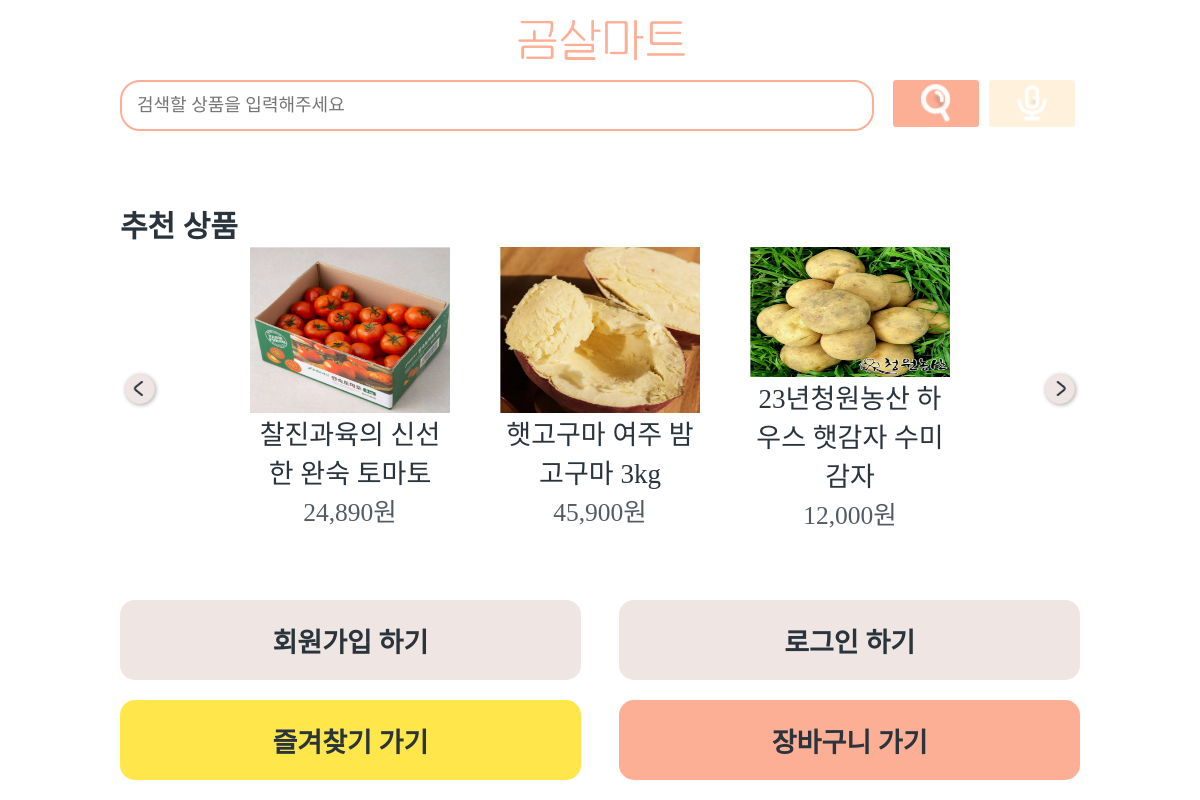
The app's page /, older data.
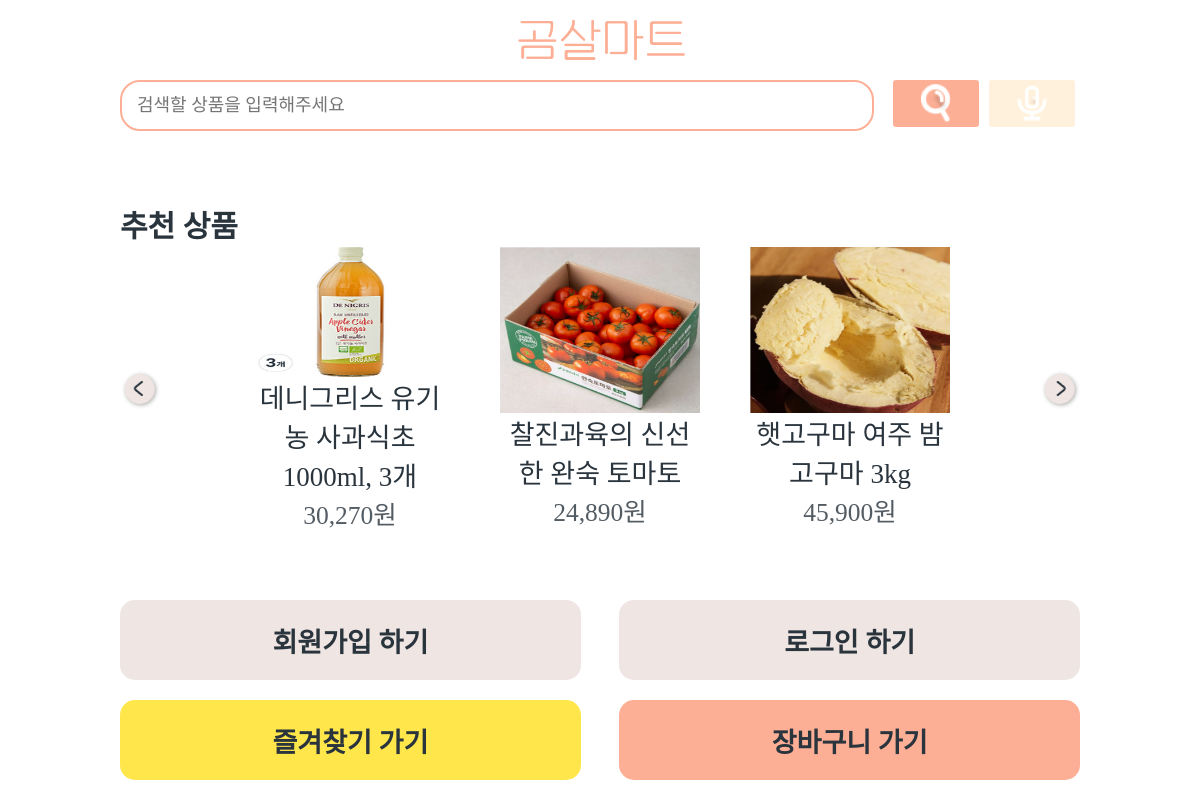
The same page, newer data.
### shop/models.py (models this page shows, shortened)
class Product(models.Model):
    name = models.CharField(max_length=50, db_index=True) # 상품 이름
    slug = models.SlugField(max_length=50, db_index=True, allow_unicode=True) # 슬러그
    image = models.ImageField(upload_to='products/%Y/%m/%d', blank=True, default='default.png') # 상품 이미지
    description = models.TextField(blank=True) # 상품 설명
    meta_description = models.TextField(blank=True)
    delivery_date = models.IntegerField() # 배송일
    price = models.IntegerField() # 상품 가격
    stock = models.PositiveIntegerField() # 상품 재고
    available_display = models.BooleanField('Display', default=True) # 상품 전시
    available_order = models.BooleanField('Order', default=True) # 상품 주문
    created_at = models.DateTimeField(auto_now_add=True)
    updated_at = models.DateTimeField(auto_now=True)
    class Meta:
        ordering = ['-created_at']
        index_together = [['id', 'slug']]
    def get_absolute_url(self):
        return reverse('shop:detail', args=[self.id, self.slug])

### shop/views.py (the view)
# urls.py: path('', main, name='main'),
def main(request):
    products = Product.objects.filter(available_display=True)
    return render(request, 'shop/main.html', {'products':products})

### shop/templates/shop/main.html (shortened to what this page needs)
<!DOCTYPE html>
{% load static %}
{% load humanize %}
<html lang="en">
<head>
    <link rel="stylesheet" href="{% static 'css/mainStyle.css' %}" type="text/css">
    <link href="{% static 'css/schStyle.css' %}" rel="stylesheet" type="text/css">
    <link href="{% static 'css/speechToTextStyle.css' %}" rel="stylesheet" type="text/css">
</head>
<body>
{% block content %}
    <div id="wrap">
        <header>
            <a href="#">
                <img src="{% static 'image/logo.png' %}" alt="logo">
            </a>
        </header>
        <main>
            <div class="search">
                <form method="get" action="{% url 'search:searchResult' %}">
                    <input class="searchBar" type="text" placeholder="검색할 상품을 입력해주세요" name="q">
                    <div class="btn">
                        <button type="submit">
                            <img src="{% static 'image/searchSubmit.png' %}">
                        </button>
                        <button type="button" class="sttTrigger">
                            <img src="{% static 'image/mic.png' %}" alt="mic">
                        </button>
                    </div>
                </form>
            </div>
            <div class="recommand">
                <span>추천 상품</span>
                <div class="product">
                    <div class="nextBtn">
                        <div class="left"><img src="{% static 'image/left.png' %}"></div>
                        <div class="right"><img src="{% static 'image/right.png' %}"></div>
                    </div>
                    <div class="slide">
                        <ul class="list">
                            {% for product in products %}
                            <li>
                                <a href="{{product.get_absolute_url}}">
                                    <img src="{{product.image.url}}">
                                    <span class="name">{{product.name}}</span>
                                    <span class="price">{{product.price|intcomma}}원</span>
                                </a>
                            </li>
                            {% endfor %}
                        </ul>
                    </div>
                </div>
            </div>
        </main>
        <footer>
            <div class="topMenu">
                {% if user.is_authenticated %}
                <a href="{% url 'shipping:shipping' %}"><button>배송 조회하기</button></a>
                <a href="{% url 'accounts:userinfo' pk=user.pk %}"><button>내 정보 확인하기</button></a>
                {% else %}
                <a href="{% url 'accounts:signup' %}"><button>회원가입 하기</button></a>
                <a href="{% url 'accounts:login' %}"><button>로그인 하기</button></a>
                {% endif %}
            </div>
            <div class="botMenu">
                <a href="{% url 'favorites:favorite_products' %}"><button>즐겨찾기 가기</button></a>
                <a href="{% url 'cart:cart' %}"><button>장바구니 가기</button></a>
            </div>
        </footer>
    </div>
{% endblock %}
</body>
</html>

### static/css/mainStyle.css (style rules this page uses)
* { margin: 0; padding: 0; font-family: 'HakgyoansimWoojuR'; font-size: 30px; color: #2A343D; }
a { color: #2A343D; text-decoration: none; }
li { list-style: none; }
html, body { width: 100%; height: 100%; min-height: 630px; }
#wrap { margin: 0 10% 0 10%; width: 80%; height: 100%; }
header { width: 100%; height: 10%; display: flex; flex-direction: row; justify-content: center; }
header a { width: 80%; height: 100%; display: flex; flex-direction: row; justify-content: center; }
header img { height: 100%; }
main { width: 100%; height: 65%; }
.search { width: 100%; height: 20%; position: relative; display: flex; flex-direction: column; justify-content: space-between; }
.search form { width: 100%; height: 50%; display: flex; flex-direction: row; justify-content: space-between; }
.search form input { width: 75%; height: 90%; padding: 0 15px; border: 2px solid #FDAF96; border-radius: 20px; font-size: 0.6em; }
.search form .btn { width: 20%; height: 90%; display: flex; flex-direction: row; justify-content: space-around; }
.btn button { background-color: #FDAF96; border: none; border-radius: 3px; width: 45%; height: 100%; position: relative; cursor: pointer; }
.btn button:nth-of-type(2) { background-color: #FFF1DB; }
.btn button img { width: 70%; max-width: 30px; object-fit: cover; position: absolute; top: 50%; left: 50%; transform: translate(-50%, -50%); }
.recommand { width: 100%; height: 80%; max-height: 351px; position: relative; }
.recommand>span { width: 30%; height: 10%; display: block; position: absolute; top: 5%; font-size: 1em; font-weight: bold; }
.recommand .product { width: 100%; height: 80%; position: relative; top: 18%; display: flex; flex-direction: row; justify-content: center; }
.product .nextBtn { width: 99%; min-width: 297px; height: 10%; position: absolute; top: 50%; left: 50%; transform: translate(-50%, -50%); display: flex; flex-direction: row; justify-content: space-between; z-index: 1; }
.product .nextBtn div { width: 8%; height: 100%; cursor: pointer; }
.product .nextBtn img { width: 100%; max-width: 30px; object-fit: cover; filter: drop-shadow(1px 1px 2px #aaa); }
.nextBtn .right { text-align: right; height: 100%; }
.product .slide { width: 952px; position: relative; overflow: hidden; }
.product .list { position: absolute; left: 0; height: 100%; display: flex; flex-direction: row; justify-content: space-evenly; }
.animate { transition: 0.5s; }
.list li { float: left; margin-right: 50px; width: 200px; height: 100%; transition: 0.4s; }
.list li a { width: 100%; height: 100%; display: flex; flex-direction: column; justify-content: space-evenly; }
.list li img { width: 100%; height: 70%; max-height: 172px; min-height: 130px; }
.list li span { display: block; text-align: center; }
.list li .name { font-size: 0.9em; }
.list li .price { font-size: 0.85em; opacity: 0.8; }
footer { width: 100%; height: 25%; }
footer>div { width: 100%; height: 50%; display: flex; flex-direction: row; justify-content: space-between; }
footer>div a { width: 48%; height: 80%; }
footer>div button { width: 100%; height: 100%; border: none; border-radius: 15px; font-size: 0.9em; font-weight: 600; text-align: center; display: flex; justify-content: center; align-items: center; background-color: #efe5e2; cursor: pointer; }
footer .botMenu button { background-color: #ffe74b; }
footer .botMenu a:nth-of-type(2) button { background-color: #FDAF96; }
@media screen and (max-width : 1285px) and (min-width : 965px) { .product .slide { width: 700px; position: relative; overflow: hidden; } }

### static/css/schStyle.css (style rules this page uses)
* { margin: 0; padding: 0; font-family: 'HakgyoansimWoojuR'; font-size: 30px; color: #2A343D; }
html, body { width: 100%; height: 100%; }
a { text-decoration: none; color: #2A343D; }
li { list-style: none; }

### static/css/speechToTextStyle.css (style rules this page uses)
* { margin: 0; padding: 0; font-family: 'HakgyoansimWoojuR'; font-size: 30px; color: #2A343D; }
html, body { width: 100%; height: 100%; }
a { text-decoration: none; color: #2A343D; }
li { list-style: none; }

Row changes from the older to the newer data that the page shows:
no longer on this page (row unchanged): Product: image (picture), name "23년청원농산 하우스 햇감자 수미감자", price "12,000"
added Product: image (picture), name "데니그리스 유기농 사과식초 1000ml, 3개", price "30,270"
